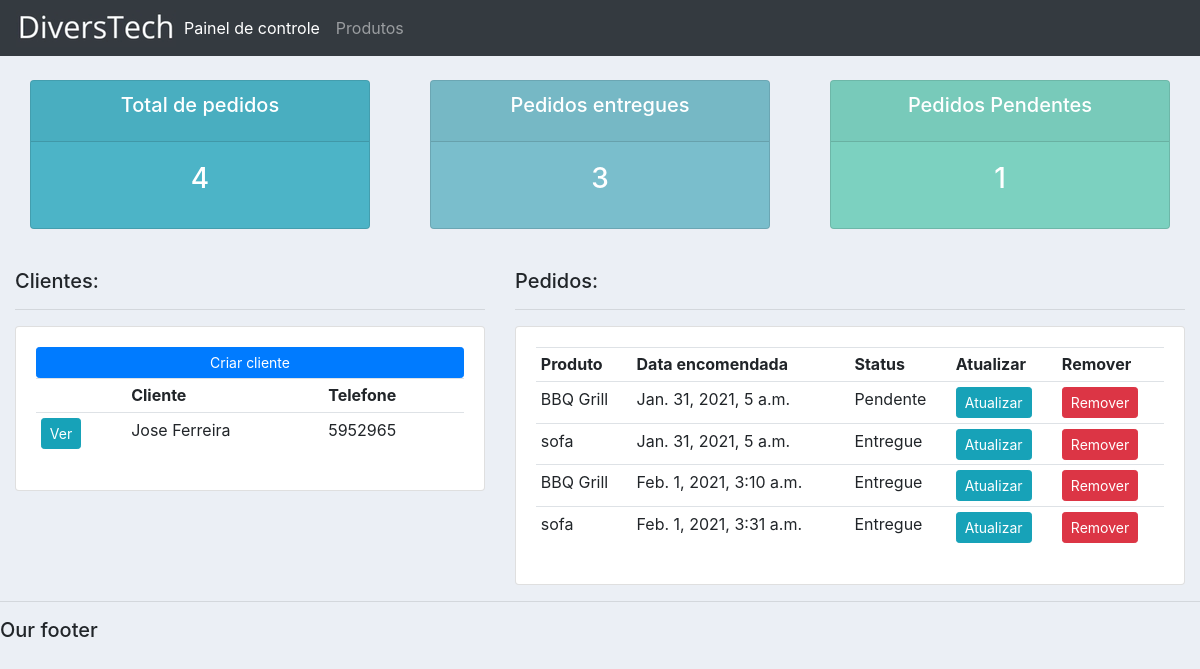
Before: / with the older database file.
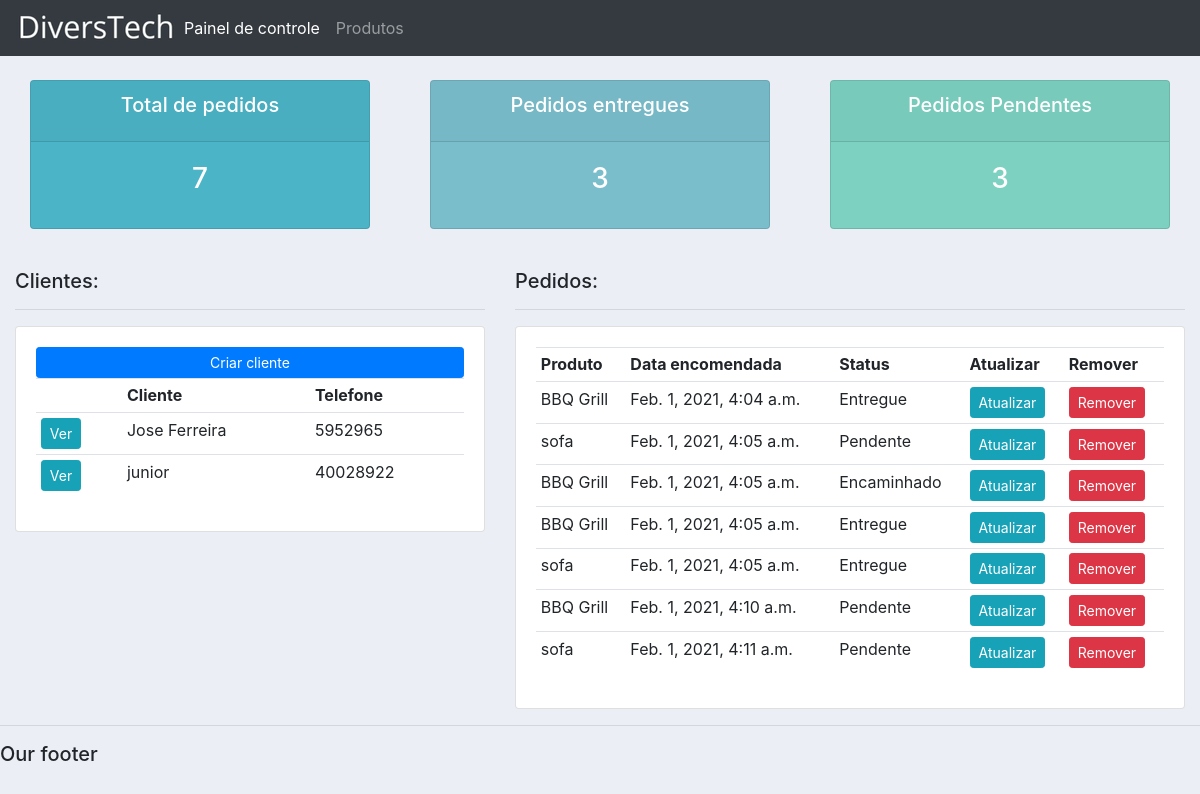
After: the same page with the newer database file.
### contas/models.py (models this page shows, shortened)
class Customer(models.Model):
	name = models.CharField(max_length=200, null=True)
	phone = models.CharField(max_length=200, null=True)
	email = models.CharField(max_length=200, null=True)
	date_created = models.DateTimeField(auto_now_add=True, null=True)

class Order(models.Model):
	STATUS = (
			('Pendente', 'Pendente'),
			('Encaminhado', 'Encaminhado'),
			('Entregue', 'Entregue'),
			)
	customer = models.ForeignKey(Customer, null=True, on_delete= models.SET_NULL)
	product = models.ForeignKey(Product, null=True, on_delete= models.SET_NULL)
	date_created = models.DateTimeField(auto_now_add=True, null=True)
	status = models.CharField(max_length=200, null=True, choices=STATUS)

class Product(models.Model):
	CATEGORY = (
			('Indoor', 'Indoor'),
			('Out Door', 'Out Door'),
			)
	name = models.CharField(max_length=200, null=True)
	price = models.FloatField(null=True)
	category = models.CharField(max_length=200, null=True, choices=CATEGORY)
	description = models.CharField(max_length=200, null=True, blank=True)
	date_created = models.DateTimeField(auto_now_add=True, null=True)
	tags = models.ManyToManyField(Tag)
	def __str__(self):
		return self.name

### contas/views.py (the view)
# urls.py: path('',views.home, name="home"),
def home(request):
    orders = Order.objects.all()
    customers = Customer.objects.all()
    total_customers = customers.count()
    total_orders = orders.count()
    delivered = orders.filter(status='Entregue').count()
    pending = orders.filter(status='Pendente').count()
    context = {'orders':orders, 'customers':customers,
    'total_orders':total_orders, 'delivered':delivered,
    'pending':pending}
    return render(request, 'contas/dashboard.html', context)

### contas/templates/contas/dashboard.html
{%  extends 'contas/main.html' %}
{% block content %}
{%  include 'contas/status.html' %}
<br>
<div class="row">
	<div class="col-md-5">
		<h5>Clientes:</h5>
		<hr>
		<div class="card card-body">
			<a class="btn btn-primary  btn-sm btn-block" href="">Criar cliente</a>
			<table class="table table-sm">
				<tr>
					<th></th>
					<th>Cliente</th>
					<th>Telefone</th>
				</tr>
				{% for customer in customers %}
					<tr>
						<td> <a class="btn btn-sm btn-info"
						href="{% url 'customer' customer.id%}"> Ver</a></td>
						<td>{{customer.name}}</td>
						<td>{{customer.phone}}</td>
					</tr>
				{% endfor %}
			</table>
		</div>
	</div>
	<div class="col-md-7">
		<h5>Pedidos:</h5>
		<hr>
		<div class="card card-body">
			<table class="table table-sm">
				<tr>
					<th>Produto</th>
					<th>Data encomendada</th>
					<th>Status</th>
					<th>Atualizar</th>
					<th>Remover</th>
				</tr>
				{% for order in orders%}
					<tr>
						<td>{{order.product}}</td>
						<td>{{order.date_created}}</td>
						<td>{{order.status}}</td>
						<td><a class="btn btn-sm btn-info" href="{% url 'update_order' order.id%}">Atualizar</a></td>
						<td><a class="btn btn-sm btn-danger" href="{% url 'delete_order' order.id%}">Remover</a></td>
					</tr>
				{% endfor %}
			</table>
		</div>
	</div>
</div>
{% endblock %}

### contas/templates/contas/main.html (shortened to what this page needs)
{% load static %}
<!DOCTYPE html>
<html>
<head>
    <link rel="stylesheet" href="https://stackpath.bootstrapcdn.com/bootstrap/4.3.1/css/bootstrap.min.css"
>
	<link rel="stylesheet" type="text/css" href="{% static '/css/main.css' %}">
</head>
<body>
	{%  include 'contas/navbar.html' %}
	<div class="container-fluid">
	{% block content %}
	{% endblock %}
    </div>
	<hr>
	<h5>Our footer</h5>
</body>
</html>

### contas/templates/contas/navbar.html (shortened to what this page needs)
{% load static %}
<nav class="navbar navbar-expand-lg navbar-dark bg-dark">
  <img src="{% static 'images/logomarca-min.jpg'%}">
  <div class="collapse navbar-collapse" id="navbarNav">
    <ul class="navbar-nav">
      <li class="nav-item active">
        <a class="nav-link" href="{% url 'home' %}">Painel de controle</a>
      </li>
      <li class="nav-item">
        <a class="nav-link" href="{% url 'products' %}">Produtos</a>
      </li>
    </ul>
  </div>
</nav>

### contas/templates/contas/status.html
<br>
<div class="row">
	<div class="col">
		<div class="col-md">
			<div class="card text-center text-white  mb-3" id="total-orders">
			  	<div class="card-header">
			  		<h5 class="card-title">Total de pedidos</h5>
			  	</div>
			  	<div class="card-body">
			    	<h3 class="card-title"> {{total_orders}} </h3>
			  	</div>
			</div>
		</div>
	</div>
	<div class="col">
		<div class="col-md">
			<div class="card text-center text-white  mb-3" id="orders-delivered">
			  	<div class="card-header">
			  		<h5 class="card-title">Pedidos entregues</h5>
			  	</div>
			  	<div class="card-body">
			    	<h3 class="card-title">{{delivered}}</h3>
			  	</div>
			</div>
		</div>
	</div>
	<div class="col">
		<div class="col-md">
			<div class="card text-center text-white  mb-3" id="orders-pending">
			  	<div class="card-header">
			  		<h5 class="card-title">Pedidos Pendentes</h5>
			  	</div>
			  	<div class="card-body">
			    	<h3 class="card-title">{{pending}}</h3>
			  	</div>
			</div>
		</div>
	</div>
</div>

### static/css/main.css (style rules this page uses)
body { background-color: #ebeff5; }
#total-orders { background-color: #4cb4c7; }
#orders-delivered { background-color: #7abecc; }
#orders-pending { background-color: #7CD1C0; }

Changed rows visible on the page:
removed Order: product "BBQ Grill", date_created "Jan. 31, 2021, 5 a.m.", status "Pendente"
removed Order: product "sofa", date_created "Jan. 31, 2021, 5 a.m.", status "Entregue"
removed Order: product "BBQ Grill", date_created "Feb. 1, 2021, 3:10 a.m.", status "Entregue"
removed Order: product "sofa", date_created "Feb. 1, 2021, 3:31 a.m.", status "Entregue"
added Customer: name "junior", phone "40028922"
added Order: product "BBQ Grill", date_created "Feb. 1, 2021, 4:04 a.m.", status "Entregue"
added Order: product "sofa", date_created "Feb. 1, 2021, 4:05 a.m.", status "Pendente"
added Order: product "BBQ Grill", date_created "Feb. 1, 2021, 4:05 a.m.", status "Encaminhado"
added Order: product "BBQ Grill", date_created "Feb. 1, 2021, 4:05 a.m.", status "Entregue"
added Order: product "sofa", date_created "Feb. 1, 2021, 4:05 a.m.", status "Entregue"
added Order: product "BBQ Grill", date_created "Feb. 1, 2021, 4:10 a.m.", status "Pendente"
added Order: product "sofa", date_created "Feb. 1, 2021, 4:11 a.m.", status "Pendente"
Other visible differences:
{{ total_orders }}: "4" → "7"
{{ pending }}: "1" → "3"
